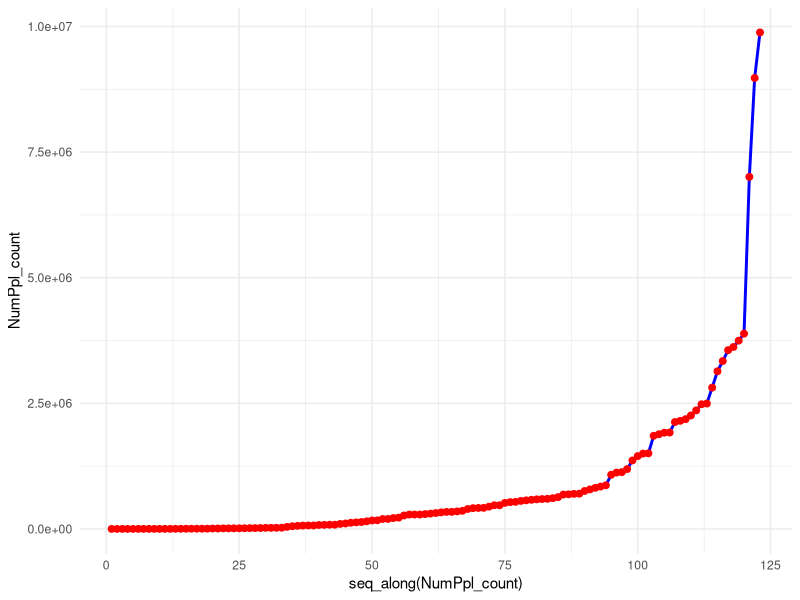

R code for this plot:
## ---- chunk 1
library(dplyr)
library(ggplot2)
## ---- chunk 2
metadata <- read.csv("PharmaceuticalsLookup.csv")
head(metadata)
## ---- chunk 3
# New Zealand Totals by TG2
tg2 <- read.csv("Data_ByTG2.csv")

tg2 <- tg2 %>%
  filter(NumDisps != "<6", NumPpl != "<6") %>%
  mutate(
    NumDisps = as.integer(NumDisps),
    NumPpl = as.integer(NumPpl)
  )

counts <- tg2 %>%
  group_by(TherapeuticGrp2) %>%
  summarise(
    NumPpl_count = sum(NumPpl),
    .groups = "drop"
  )

print(counts, n = 123)
## ---- chunk 4
# Arrange in Descending Order to Find Most Common 
counts <- counts %>% arrange(desc(NumPpl_count))
print(counts, n=123)
## ---- chunk 5
countsAscending <- counts %>% arrange(NumPpl_count)

ggplot(countsAscending, aes(x = seq_along(NumPpl_count), y = NumPpl_count)) + 
  geom_line(color = "blue", linewidth = 1) +
  geom_point(color = "red", size = 2) +
  theme_minimal()
## ---- chunk 6
# Merged database: PharmaceuticalsLookup and Data_ByTG2

## ---- chunk 7
# NZ Census Data: Using 2023 to represent the post-covid trends captured by the Pharmac dataset, and is centre point of temporal data (2021-2025)
# This is a wide dataset

census2023 <- read.csv("census2023.csv")
